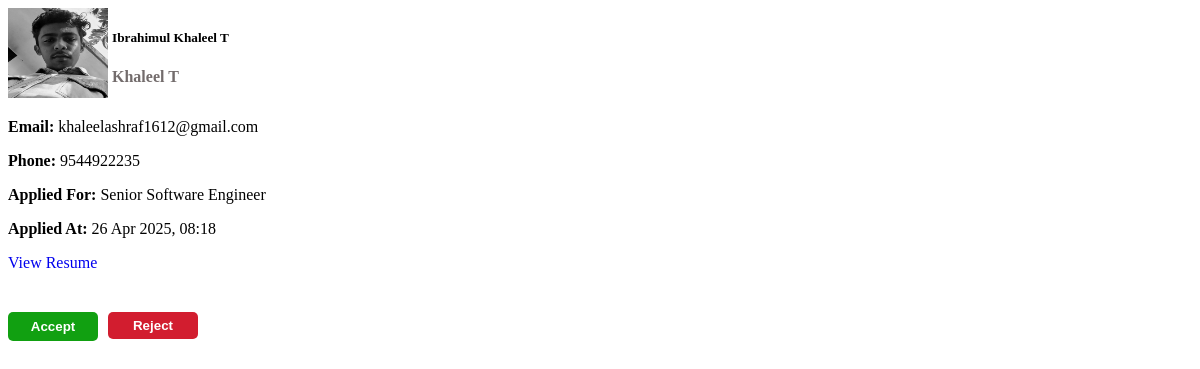
The page /load_applicant_details/1/ on the database its author committed.
### job_portal_app/models.py (models this page shows)
class Application(models.Model):
    job = models.ForeignKey(Job, on_delete=models.CASCADE)
    jobseeker = models.ForeignKey(JobSeeker, on_delete=models.CASCADE)
    applied_at = models.DateTimeField(auto_now_add=True)

class JobSeeker(models.Model):
    user_id=models.ForeignKey(CustomUser,on_delete=models.CASCADE)
    firstname=models.CharField(max_length=25)
    lastname=models.CharField(max_length=25)
    number=models.IntegerField(null=True,blank=True)
    resume=models.FileField(null=True,blank=True)
    dp=models.FileField(null=True,blank=True)

class CustomUser(AbstractUser):
    user_type=models.CharField(max_length=25)

class Job(models.Model):
    job_title=models.CharField(max_length=250)
    discription=models.TextField()
    requirements=models.TextField()
    salary_range=models.CharField(max_length=150)
    location=models.CharField(max_length=250)
    application_deadline=models.DateField()
    posted_by=models.ForeignKey(Employee,on_delete=models.CASCADE)
    user_id=models.ForeignKey(CustomUser,on_delete=models.CASCADE)

### job_portal_app/views.py (the view)
# urls.py: path('load_applicant_details/<int:id>/', views.load_applicant_details, name='load_applicant_details'),
def load_applicant_details(request, id):
    application = get_object_or_404(Application, id=id)
    return render(request, 'applicant_detail_snippet.html', {'application': application})

### templates/applicant_detail_snippet.html (shortened to what this page needs)
{% load static %}
  <div class="title">
    <div class="img">
      {% if application.jobseeker.dp %}
      <img src="{{ application.jobseeker.dp.url }}" width="100px" height="90px" alt="dp">
      {% else %}
      <img src="{% static 'images/default_dp.png' %}" width="100px" height="90px" alt="Default Picture">
      {% endif %}
    </div>
    <div class="txt">
      <h5>{{ application.jobseeker.firstname }} {{ application.jobseeker.lastname }}</h5>
      <p><strong>{{ application.jobseeker.user_id.username }}</strong></p>
    </div>
  </div>
  <div class="txt1">
    <p><strong>Email:</strong> {{ application.jobseeker.user_id.email }}</p>
    <p><strong>Phone:</strong> {{ application.jobseeker.number }}</p>
    <p><strong>Applied For:</strong> {{ application.job.job_title }}</p>
    <p><strong>Applied At:</strong> {{ application.applied_at|date:"d M Y, H:i" }}</p>
    {% if application.jobseeker.resume %}
     <a href="{{ application.jobseeker.resume.url }}" target="_blank">View Resume</a></p>
    {% else %}
      <p>No Resume uploaded.</p>
    {% endif %}
  </div>
<div class="btn">
  <div class="accept">
    <form method="post" action="{% url 'job_application_response' application.id %}">
      <button type="submit" name="action" value="accept"><strong>Accept</strong></button>
    </form>
  </div>
  <div class="reject">
    <form method="post" action="{% url 'job_application_response' application.id %}">
      <button type="submit" name="action" value="reject"><strong>Reject</strong></button>
    </form>
  </div>
</div>

### templates/applicant_detail_snippet.html (style rules this page uses)
.title { display: flex; gap: 4px; }
.txt p { color: rgb(115, 108, 108); }
a { text-decoration: none; }
.txt1 { margin-top: 10px; }
.btn { display: flex; gap: 10px; margin-top: 10px; }
.accept button { width: 90px; padding: 7px; border-radius: 5px; margin-top: 24px; margin-bottom: 24px; background-color: rgb(17, 160, 17); border: none; color: white; cursor: pointer; font-weight: bold; }
.reject button { width: 90px; padding: 6px; border-radius: 5px; margin-top: 24px; margin-bottom: 24px; background-color: #d21d2f; border: none; color: white; cursor: pointer; font-weight: bold; }

### rows shown on the page
Application: jobseeker.dp (picture), jobseeker.firstname "Ibrahimul", jobseeker.lastname "Khaleel T", jobseeker.user_id.username "Khaleel T", jobseeker.user_id.email "khaleelashraf1612@gmail.com", jobseeker.number "9544922235", job.job_title "Senior Software Engineer", applied_at "26 Apr 2025, 08:18"
